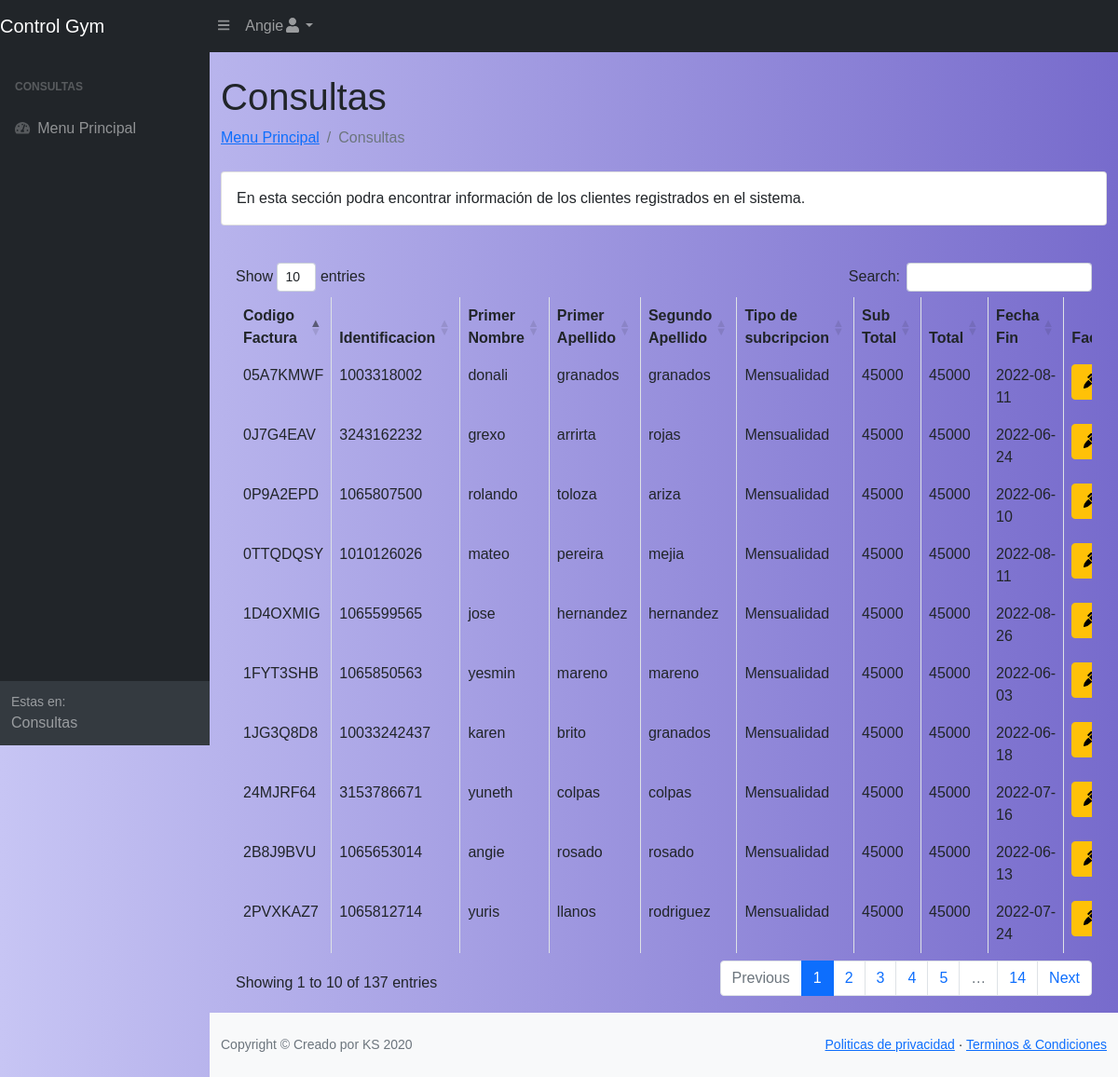
The page /FacturaTotal.php (signed in) on the database its author committed.
### tables this page shows
CREATE TABLE `facturas` (
  `Identificacion` varchar(12) NOT NULL,
  `PrimerNombre` varchar(30) NOT NULL,
  `PrimerApellido` varchar(30) NOT NULL,
  `SegundoApellido` varchar(30) NOT NULL,
  `FechaNacimiento` varchar(30) NOT NULL,
  `Sexo` varchar(2) NOT NULL,
  `Celular` varchar(10) NOT NULL,
  `Correo` varchar(50) NOT NULL,
  `TipoIdentificacion` varchar(30) NOT NULL,
  `Direccion` varchar(255) NOT NULL,
  `FechaRegistro` timestamp NOT NULL DEFAULT current_timestamp() ON UPDATE current_timestamp(),
  `TipoSuscripcion` varchar(30) NOT NULL,
  `SubTotal` varchar(30) NOT NULL,
  `Cantidad` varchar(30) NOT NULL,
  `Total` varchar(30) NOT NULL,
  `FechaFin` date NOT NULL,
  `CodigoFactura` char(8) DEFAULT NULL
);

### FacturaTotal.php (the view, shortened to what this page needs)
<?php
require 'conexion.php';
$Usuario = $_SESSION['Usuario'];
?>
<!DOCTYPE html>
<html lang="en">
<head>
	<link href="css/styles.css" rel="stylesheet" />
	<link href="https://cdn.datatables.net/1.10.20/css/dataTables.bootstrap4.min.css" rel="stylesheet" />
</head>
<body class="sb-nav-fixed">
	<nav class="sb-topnav navbar navbar-expand navbar-dark bg-dark">
		<a class="navbar-brand" href="index.php">Control Gym</a><button class="btn btn-link btn-sm order-1 order-lg-0" id="sidebarToggle" href="#"><i class="fas fa-bars"></i></button>
		<ul class="navbar-nav ml-auto mr-0 mr-md-3 my-2 my-md-0">
			<li class="nav-item dropdown">
				<a class="nav-link dropdown-toggle" id="userDropdown" href="#" role="button" data-toggle="dropdown" aria-haspopup="true" aria-expanded="false"><?php echo $Usuario; ?><i class="fas fa-user fa-fw"></i></a>
			</li>
		</ul>
	</nav>
	<div id="layoutSidenav">
		<div id="layoutSidenav_nav">
			<nav class="sb-sidenav accordion sb-sidenav-dark" id="sidenavAccordion">
				<div class="sb-sidenav-menu">
					<div class="nav">
						<div class="sb-sidenav-menu-heading">Consultas</div>
						<a class="nav-link" href="principal.php">
							<div class="sb-nav-link-icon"><i class="fas fa-tachometer-alt"></i></div>
							Menu Principal
						</a>
                    </div>
				</div>
				<div class="sb-sidenav-footer">
					<div class="small">Estas en:</div>
					Consultas
				</div>
			</nav>
		</div>
		<div id="layoutSidenav_content">
			<main>
				<div class="container-fluid">
					<h1 class="mt-4">Consultas</h1>
					<ol class="breadcrumb mb-4">
						<li class="breadcrumb-item"><a href="principal.php">Menu Principal</a></li>
						<li class="breadcrumb-item active">Consultas</li>
					</ol>
					<div class="card mb-4">
						<div class="card-body">En esta sección podra encontrar información de los clientes registrados en el sistema.</div>
					</div>
					<div class="card-body">
								<div class="table-responsive">
									<table class="table table-bordered" id="dataTable" width="100%" cellspacing="0">
										<thead>
											<tr>
											    <th>Codigo Factura</th>
												<th>Identificacion</th>
												<th>Primer Nombre</th>
												<th>Primer Apellido</th>
												<th>Segundo Apellido</th>
												<th>Tipo de subcripcion </th>
												<th>Sub Total</th>
												<th>Total</th>
												<th>Fecha Fin</th>
												<th>Facturar</th>
											</tr>
										</thead>
										<tbody>
											<?php
											$query = "SELECT * FROM facturas";
											$result_tasks = mysqli_query($mysqli, $query);
											while ($row = mysqli_fetch_assoc($result_tasks)) { ?>
												<tr>
												    <td><?php echo $row['CodigoFactura']; ?></td>
													<td><?php echo $row['Identificacion']; ?></td>
													<td><?php echo $row['PrimerNombre']; ?></td>
													<td><?php echo $row['PrimerApellido']; ?></td>
													<td><?php echo $row['SegundoApellido']; ?></td>
													<td><?php echo $row['TipoSuscripcion']; ?></td>
													<td><?php echo $row['SubTotal']; ?></td>
													<td><?php echo $row['Total']; ?></td>
													<td><?php echo $row['FechaFin']; ?></td>
													<td>
														<a href="Facturar.php?Identificacion=<?php echo $row['Identificacion'] ?>" class="btn btn-warning">
															<i class="fas fa-marker"></i>
														</a>
													</td>
												</tr>
											<?php } ?>
										</tbody>
									</table>
								</div>
							</div>
				</div>
			</main>
			<footer class="py-4 bg-light mt-auto">
				<div class="container-fluid">
					<div class="d-flex align-items-center justify-content-between small">
						<div class="text-muted">Copyright &copy; Creado por KS 2020</div>
						<div>
							<a href="#">Politicas de privacidad</a>
							&middot;
							<a href="#">Terminos &amp; Condiciones</a>
						</div>
					</div>
				</div>
			</footer>
		</div>
	</div>
</body>
</html>

### rows shown on the page
facturas: CodigoFactura "1FYT3SHB", Identificacion "1065850563", PrimerNombre "yesmin", PrimerApellido "mareno", SegundoApellido "mareno", TipoSuscripcion "Mensualidad", SubTotal "45000", Total "45000", FechaFin "2022-06-03"
facturas: CodigoFactura "0P9A2EPD", Identificacion "1065807500", PrimerNombre "rolando", PrimerApellido "toloza", SegundoApellido "ariza", TipoSuscripcion "Mensualidad", SubTotal "45000", Total "45000", FechaFin "2022-06-10"
facturas: CodigoFactura "2B8J9BVU", Identificacion "1065653014", PrimerNombre "angie", PrimerApellido "rosado", SegundoApellido "rosado", TipoSuscripcion "Mensualidad", SubTotal "45000", Total "45000", FechaFin "2022-06-13"
facturas: CodigoFactura "1JG3Q8D8", Identificacion "10033242437", PrimerNombre "karen", PrimerApellido "brito", SegundoApellido "granados", TipoSuscripcion "Mensualidad", SubTotal "45000", Total "45000", FechaFin "2022-06-18"
facturas: CodigoFactura "0J7G4EAV", Identificacion "3243162232", PrimerNombre "grexo", PrimerApellido "arrirta", SegundoApellido "rojas", TipoSuscripcion "Mensualidad", SubTotal "45000", Total "45000", FechaFin "2022-06-24"
facturas: CodigoFactura "2PVXKAZ7", Identificacion "1065812714", PrimerNombre "yuris", PrimerApellido "llanos", SegundoApellido "rodriguez", TipoSuscripcion "Mensualidad", SubTotal "45000", Total "45000", FechaFin "2022-07-24"
facturas: CodigoFactura "24MJRF64", Identificacion "3153786671", PrimerNombre "yuneth", PrimerApellido "colpas", SegundoApellido "colpas", TipoSuscripcion "Mensualidad", SubTotal "45000", Total "45000", FechaFin "2022-07-16"
facturas: CodigoFactura "0TTQDQSY", Identificacion "1010126026", PrimerNombre "mateo", PrimerApellido "pereira", SegundoApellido "mejia", TipoSuscripcion "Mensualidad", SubTotal "45000", Total "45000", FechaFin "2022-08-11"
facturas: CodigoFactura "05A7KMWF", Identificacion "1003318002", PrimerNombre "donali", PrimerApellido "granados", SegundoApellido "granados", TipoSuscripcion "Mensualidad", SubTotal "45000", Total "45000", FechaFin "2022-08-11"
facturas: CodigoFactura "1D4OXMIG", Identificacion "1065599565", PrimerNombre "jose", PrimerApellido "hernandez", SegundoApellido "hernandez", TipoSuscripcion "Mensualidad", SubTotal "45000", Total "45000", FechaFin "2022-08-26"

### other values the page prints
$Usuario "Angie"
